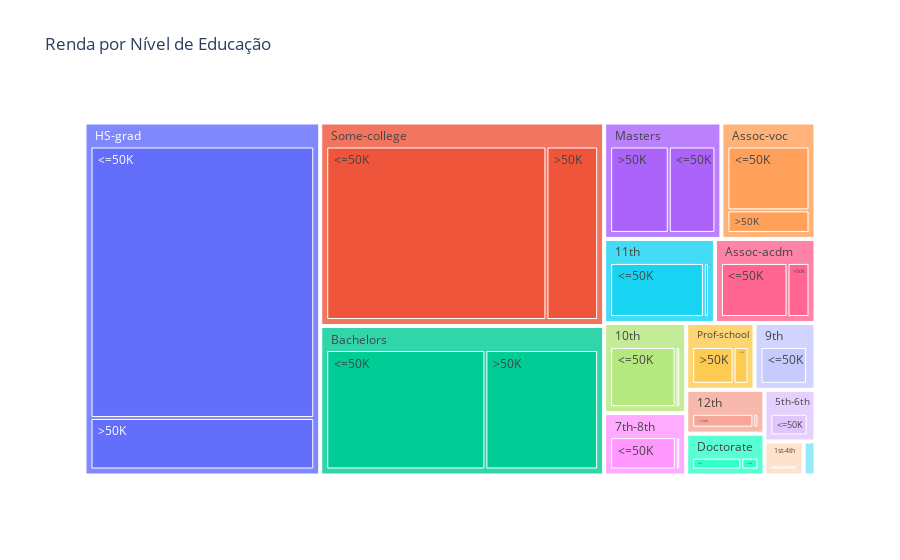

Source (notebook cell):
### Code cell
gf = px.treemap(df, path=['education', 'income'], title='Renda por Nível de Educação')
gf.show()

### Figure 1 — Plotly figure (JSON) as saved in the notebook; plotly's stock layout.template omitted (floating-point values rounded to 4 significant figures)
{"data": [{"branchvalues": "total", "domain": {"x": [0, 1], "y": [0, 1]}, "hovertemplate": "labels=%{label}<br>count=%{value}<br>parent=%{parent}<br>id=%{id}<extra></extra>", "ids": [" Bachelors/ <=50K", " HS-grad/ <=50K", " 11th/ <=50K", " Masters/ <=50K", " 9th/ <=50K", " HS-grad/ >50K", " Masters/ >50K", " Bachelors/ >50K", " Some-college/ >50K", " Assoc-acdm/ <=50K", " Assoc-voc/ >50K", " 7th-8th/ <=50K", " Doctorate/ >50K", " Some-college/ <=50K", " Assoc-voc/ <=50K", " Prof-school/ >50K", " 5th-6th/ <=50K", " 10th/ <=50K", " Assoc-acdm/ >50K", " 1st-4th/ <=50K", " 7th-8th/ >50K", " Preschool/ <=50K", " 12th/ >50K", " 12th/ <=50K", " Doctorate/ <=50K", " 10th/ >50K", " 11th/ >50K", " Prof-school/ <=50K", " 9th/ >50K", " 5th-6th/ >50K", " 1st-4th/ >50K", " Bachelors", " HS-grad", " 11th", " Masters", " 9th", " Some-college", " Assoc-acdm", " Assoc-voc", " 7th-8th", " Doctorate", " Prof-school", " 5th-6th", " 10th", " 1st-4th", " Preschool", " 12th"], "labels": [" <=50K", " <=50K", " <=50K", " <=50K", " <=50K", " >50K", " >50K", " >50K", " >50K", " <=50K", " >50K", " <=50K", " >50K", " <=50K", " <=50K", " >50K", " <=50K", " <=50K", " >50K", " <=50K", " >50K", " <=50K", " >50K", " <=50K", " <=50K", " >50K", " >50K", " <=50K", " >50K", " >50K", " >50K", " Bachelors", " HS-grad", " 11th", " Masters", " 9th", " Some-college", " Assoc-acdm", " Assoc-voc", " 7th-8th", " Doctorate", " Prof-school", " 5th-6th", " 10th", " 1st-4th", " Preschool", " 12th"], "name": "", "parents": [" Bachelors", " HS-grad", " 11th", " Masters", " 9th", " HS-grad", " Masters", " Bachelors", " Some-college", " Assoc-acdm", " Assoc-voc", " 7th-8th", " Doctorate", " Some-college", " Assoc-voc", " Prof-school", " 5th-6th", " 10th", " Assoc-acdm", " 1st-4th", " 7th-8th", " Preschool", " 12th", " 12th", " Doctorate", " 10th", " 11th", " Prof-school", " 9th", " 5th-6th", " 1st-4th", "", "", "", "", "", "", "", "", "", "", "", "", "", "", "", ""], "type": "treemap", "values": [3134, 8826, 1115, 764, 487, 1675, 959, 2221, 1387, 802, 361, 606, 306, 5904, 1021, 423, 317, 871, 265, 162, 40, 51, 33, 400, 107, 62, 60, 153, 27, 16, 6, 5355, 10501, 1175, 1723, 514, 7291, 1067, 1382, 646, 413, 576, 333, 933, 168, 51, 433]}], "layout": {"legend": {"tracegroupgap": 0}, "title": {"text": "Renda por Nível de Educação"}}}
